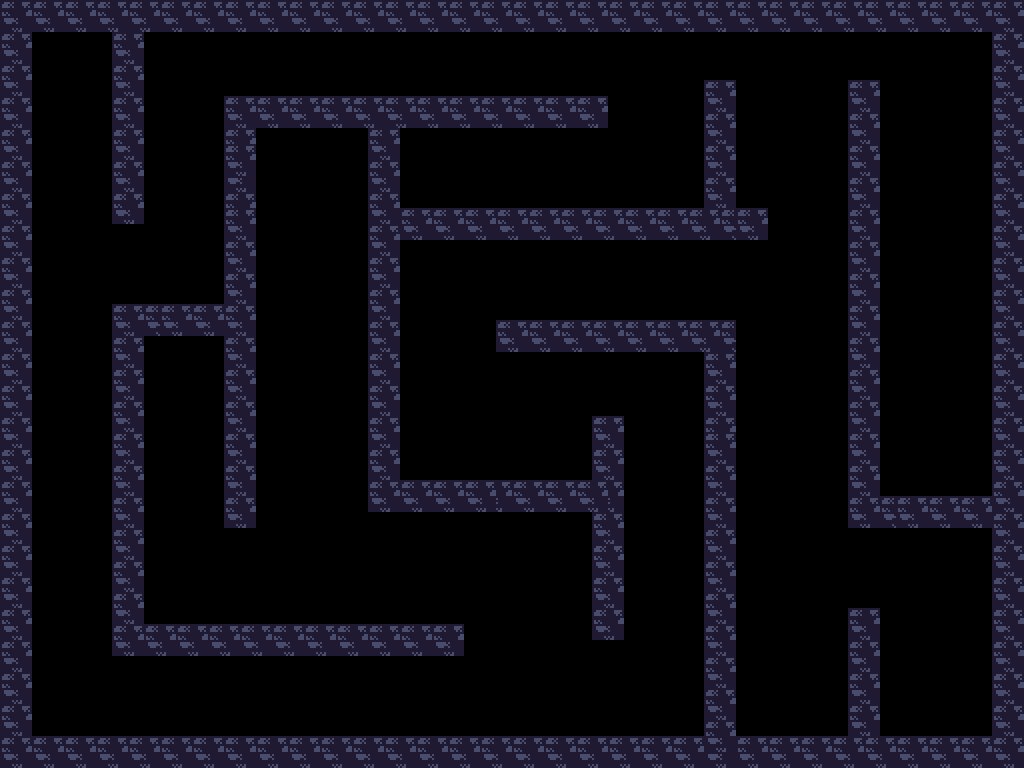

Tiled map render using the project's own tile images. Description and the map definition, with tile-layer contents summarised, below:
An orthogonal 64x48 tile map with 16x16 px tiles, 2 tile layers (2block, 1floor) and 23 objects.

<map version="1.5" tiledversion="1.6.0" orientation="orthogonal" renderorder="right-down" width="64" height="48" tilewidth="16" tileheight="16" infinite="0" nextlayerid="8" nextobjectid="57">
 <tileset firstgid="1" source="map.tsx" />
 <layer id="1" name="2block" width="64" height="48">
  <data>[3072 cells, 974 non-empty, 4 distinct tile ids]</data>
 </layer>
 <layer id="5" name="1floor" width="64" height="48">
  <data>[3072 cells, 0 non-empty, 0 distinct tile ids]</data>
 </layer>
 <objectgroup id="6" name="Col">
  <object id="30" x="0" y="0" width="32" height="768" />
  <object id="31" x="32" y="0" width="992" height="32" />
  <object id="33" x="992" y="32" width="32" height="736" />
  <object id="34" x="32" y="736" width="960" height="32" />
  <object id="35" x="112" y="32" width="32" height="192" />
  <object id="36" x="112" y="304" width="32" height="352" />
  <object id="37" x="144" y="624" width="320" height="32" />
  <object id="38" x="224" y="240" width="32" height="288" />
  <object id="39" x="224" y="96" width="384" height="32" />
  <object id="40" x="368" y="128" width="32" height="384" />
  <object id="41" x="480" y="480" width="112" height="32" />
  <object id="42" x="592" y="416" width="32" height="224" />
  <object id="43" x="704" y="464" width="32" height="272" />
  <object id="45" x="496" y="320" width="240" height="32" />
  <object id="46" x="400" y="208" width="368" height="32" />
  <object id="47" x="704" y="80" width="32" height="128" />
  <object id="48" x="848" y="80" width="32" height="448" />
  <object id="49" x="144" y="304" width="80" height="32" />
  <object id="50" x="224" y="128" width="32" height="112" />
  <object id="52" x="400" y="480" width="80" height="32" />
  <object id="53" x="704" y="352" width="32" height="112" />
  <object id="54" x="880" y="496" width="112" height="32" />
  <object id="56" x="848" y="608" width="32" height="128" />
 </objectgroup>
 <objectgroup id="7" name="Col2" />
</map>
